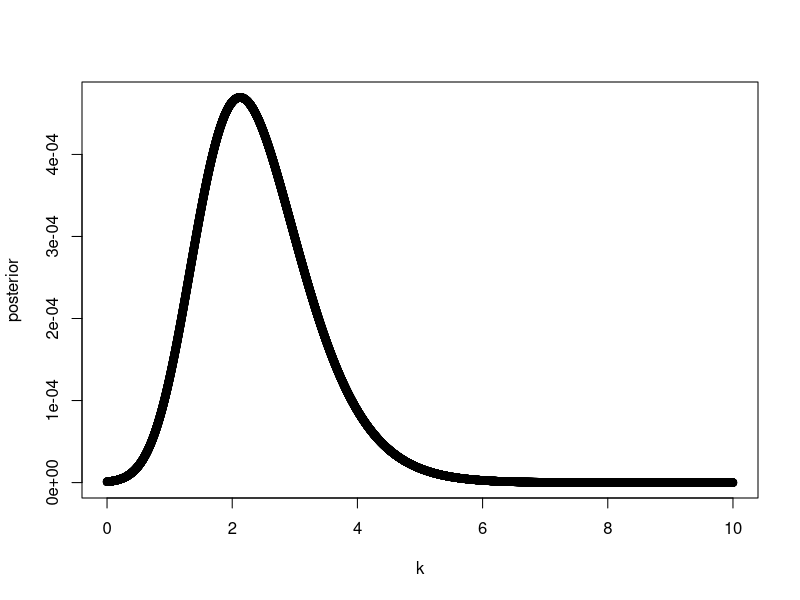

This chart was generated by the following R code:
# uppgift a

y = c(-2.44,2.14,2.54,1.83,2.02,2.33,-2.79,2.23, 2.07,2.02)

vonMise = function(mu,y,k){
  return ( prod(exp(k*cos(y-mu))/(2*pi*besselI(k,0)))*dexp(k) )
}


n = 1000
mu = 2.39
k = seq(0,10,0.001)
posterior = k

for ( i in 1:length(k)){
posterior[i] = vonMise(mu,y,k[i])
}

posterior = posterior/sum(posterior)
plot(x=k,y=posterior)


# uppgift b
k[which.max(posterior)]
